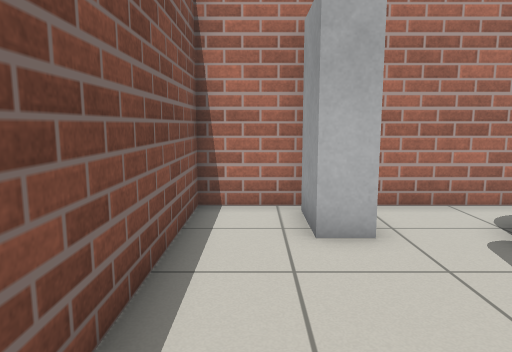
view 1 (above)

24 first-person views from a walk through a robot-simulator world made for Gazebo. The camera is 0.94 m above the floor, tilts 8° down and sees 70° across. The floor is counted in squares, 0.5 m on a side. Each view is taken from the middle of a square. On the plan, view 1 faces up. The plan holds only what a view shows up to about 18 squares ahead; the rest is blank.

view 2
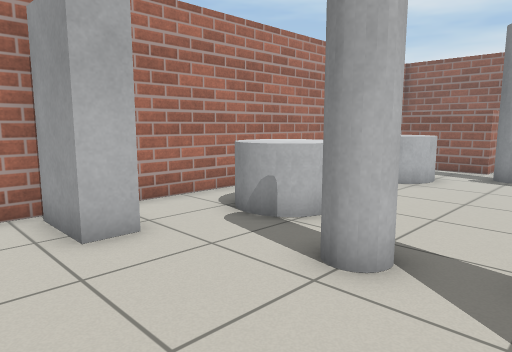

view 3
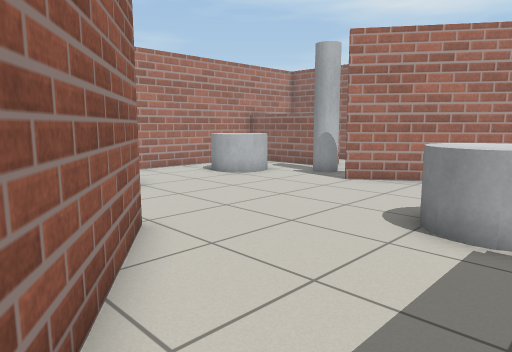

view 4
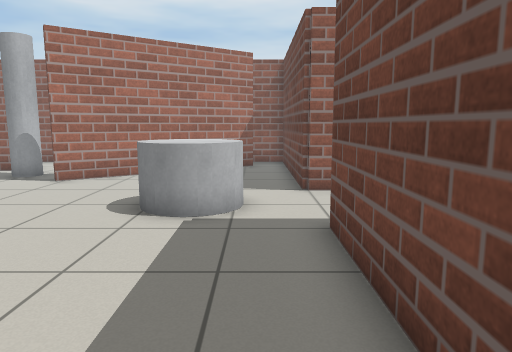

view 5
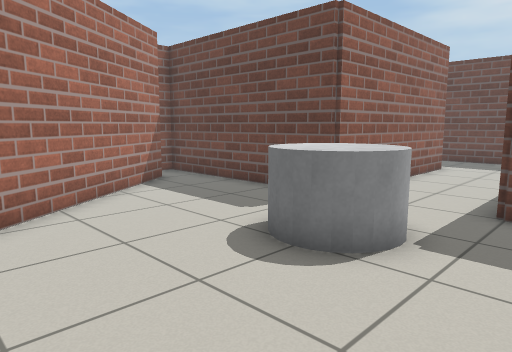

view 6
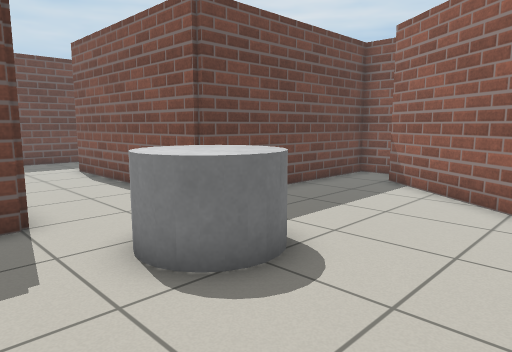

view 7
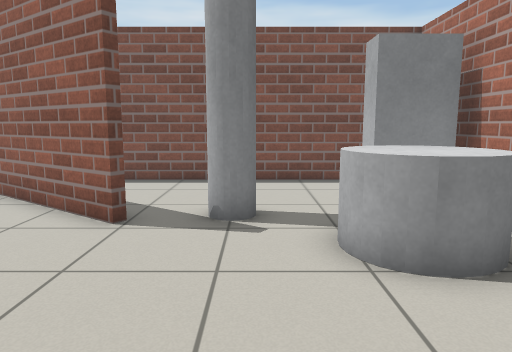

view 8
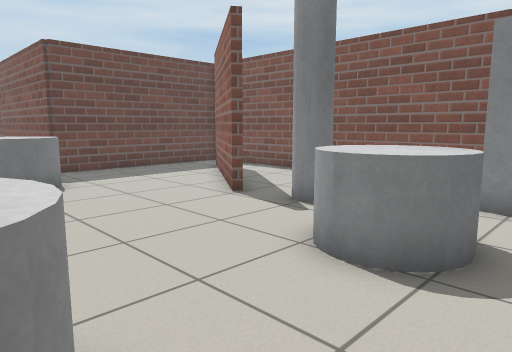

view 9
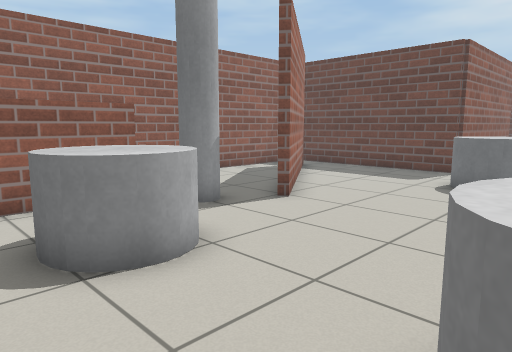

view 10
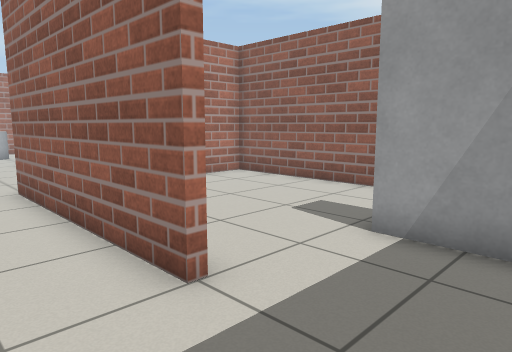

view 11
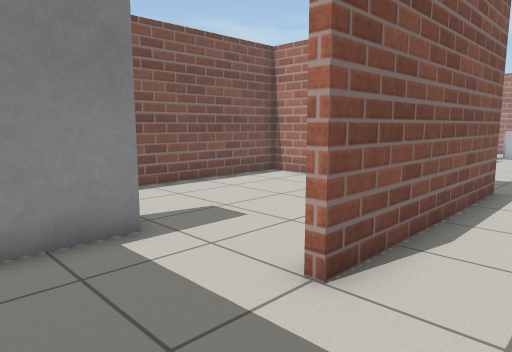

view 12
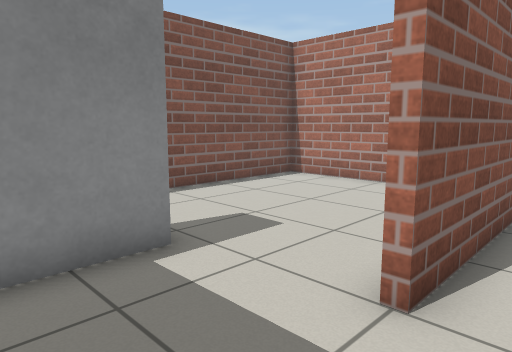

view 13
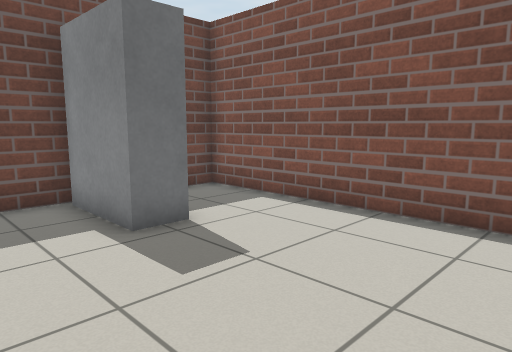

view 14
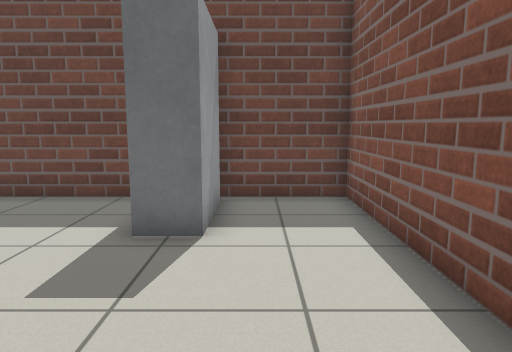

view 15
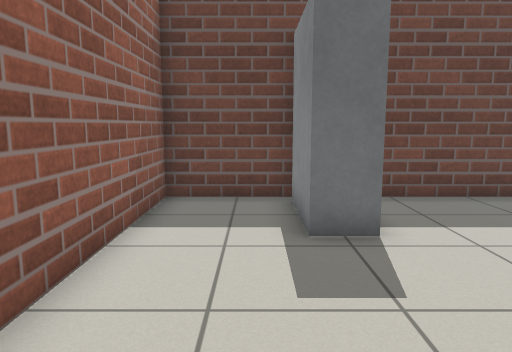

view 16
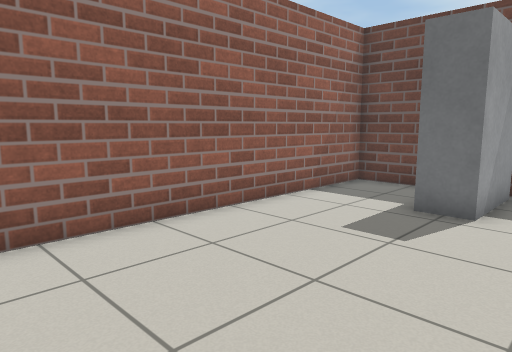

view 17
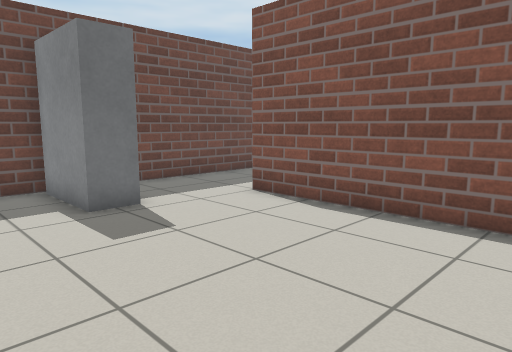

view 18
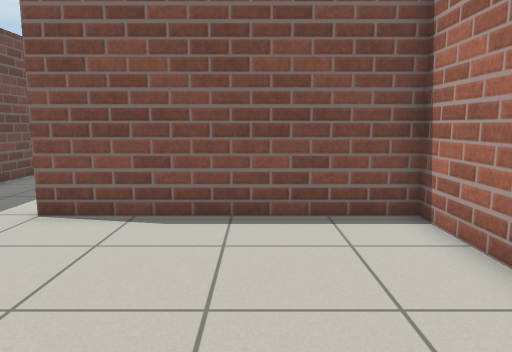

view 19
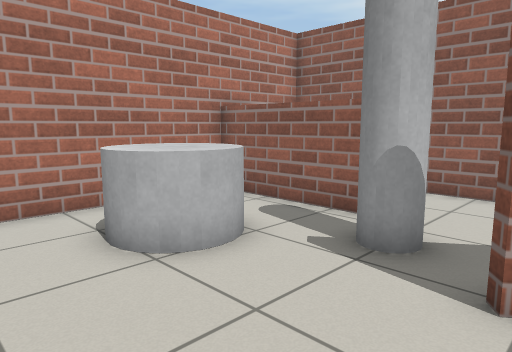

view 20
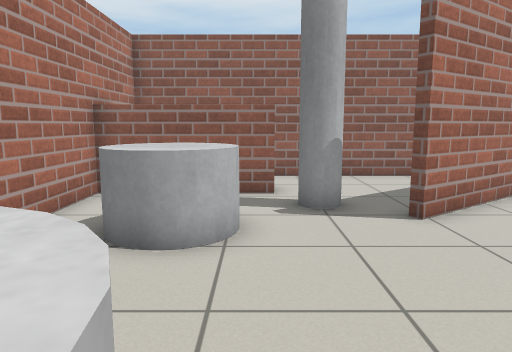

view 21
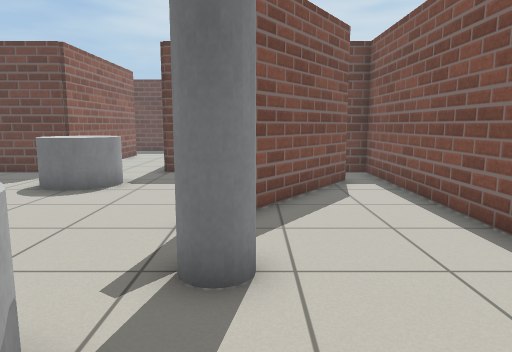

view 22
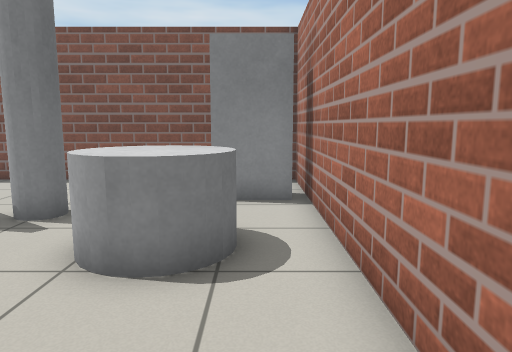

view 23
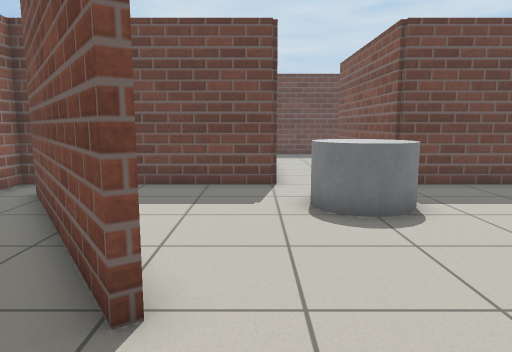

view 24
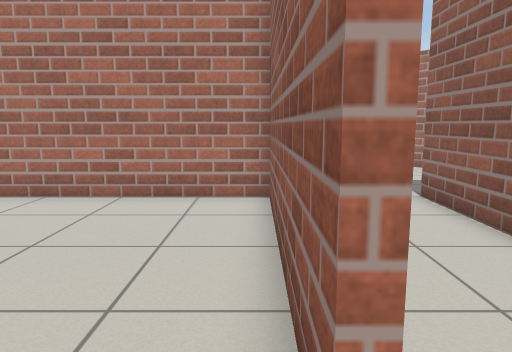

### Floor plan
Points are (right, up) in squares from view 1. A wall is a line through its corners. A room is listed if a view was taken in it or the views show most of it. See-through windows are left out.
Room 1 (views 1, 2, 3, 4, 5, 6, 7, 8, 9, 10, 11, 12, 19, 20, 21, 22, 23)
walls: (3.9, 0.5) (4.2, 0.3) (0.2, -5.5); (-0.1, -5.3) (3, -0.9); (14.9, 3.5) (14.9, 8.4); (16.7, -5.9) (12.1, 0.7) (12.3, 0.9) (13.7, -1.1); (0.6, 8.3) (-1.4, 8.3) (-1.4, -7.4) (6.7, -7.4) (6.7, -15.5); (15.6, 8.3) (2.5, 8.3); (10.6, -15.5) (10.4, -15.5) (10.4, -7.4) (18.3, -7.4); (6.4, -19.3) (10.6, -19.3)
ways out: opening at (7, -17.5) to room 2; opening at (11, -17.5) to room 3; opening at (15, 1) to room 4
objects: grey box (1, 6) to (2, 8); grey pole (3, 2) to (4, 3); grey cylinder (5, 5) to (6, 6); grey cylinder (8, -5) to (9, -4); grey cylinder (11, 5) to (12, 6); grey pole (13, 2) to (14, 3)
Room 2 (views 13, 14, 24)
walls: (6.7, -15.5) (6.4, -15.5) (6.4, -7.6) (-1.4, -7.6) (-1.4, -19.3) (1.5, -19.3); (3.5, -19.3) (6.4, -19.3)
ways out: opening at (7, -17.5) to room 1
objects: grey box (2, -19) to (3, -16)
Room 3 (views 15, 16, 17, 18)
walls: (15.5, -19.3) (18.3, -19.3) (18.3, -7.6) (16.5, -7.6); (13.4, -7.6) (10.6, -7.6) (10.6, -15.5); (10.6, -19.3) (12.8, -19.3)
ways out: opening at (11, -17.5) to room 1
objects: grey box (14, -19) to (15, -16)
Room 4 (no view inside)
walls: (16.1, 3.5) (14.9, 3.5); (13.7, -1.1) (16.9, -5.7); (18.3, -5.8) (18.3, 8.3) (15.6, 8.3)
ways out: opening at (15, 1) to room 1

Where each view was taken, in squares from view 1:
view 1: 0 up, 0 right, facing up
view 2: 0 up, 1 left, facing up-right
view 3: 6 down, 1 right, facing up-right
view 4: 6 down, 0 right, facing right
view 5: 1 up, 5 right, facing down-right
view 6: 0 up, 12 right, facing down-left
view 7: 3 up, 11 right, facing left
view 8: 8 up, 11 right, facing down-left
view 9: 8 up, 6 right, facing down-right
view 10: 19 down, 8 right, facing up-right
view 11: 19 down, 9 right, facing up-left
view 12: 19 down, 8 right, facing up-left
view 13: 10 down, 6 right, facing down-left
view 14: 10 down, 1 right, facing down
view 15: 10 down, 16 right, facing down
view 16: 8 down, 12 right, facing down-right
view 17: 8 down, 18 right, facing down-left
view 18: 11 down, 18 right, facing left
view 19: 0 up, 8 right, facing up-right
view 20: 4 up, 5 right, facing right
view 21: 7 up, 3 right, facing down
view 22: 7 up, 11 right, facing left
view 23: 4 up, 11 right, facing down
view 24: 17 down, 6 right, facing up
